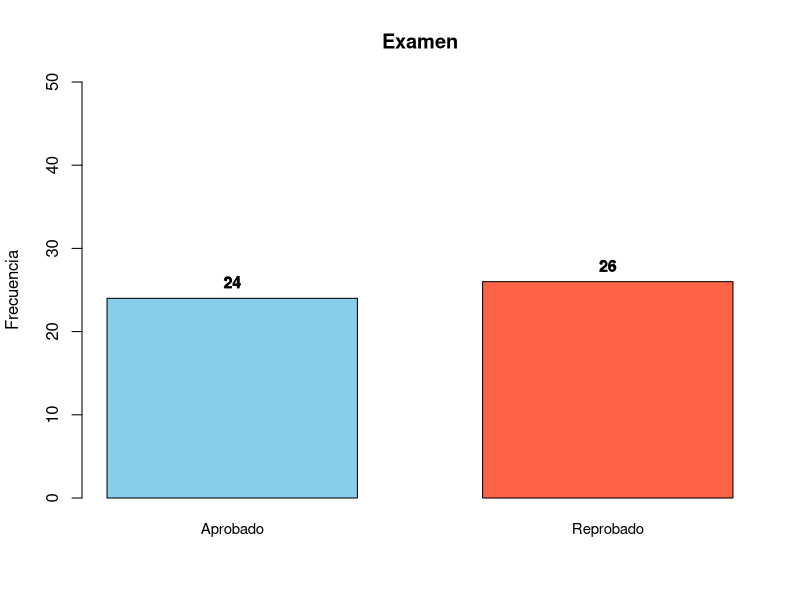
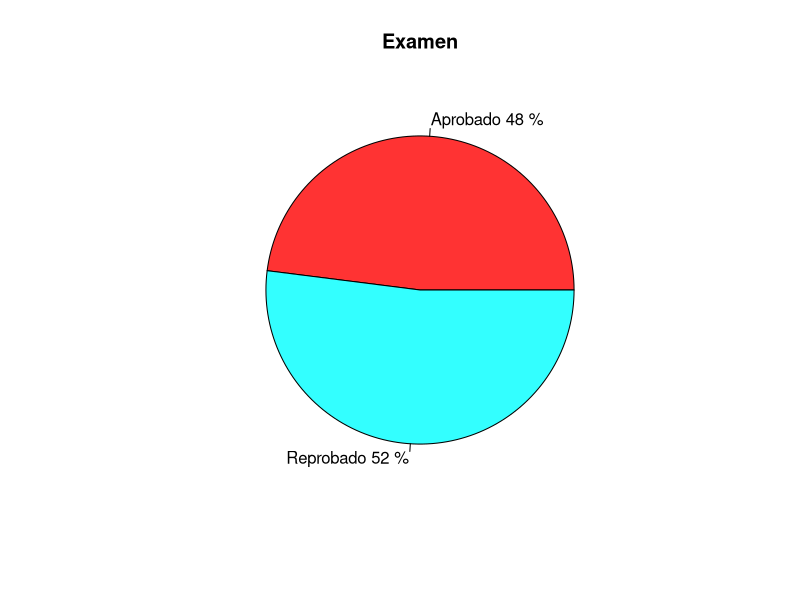

The R script that drew these images, in order:
## ---- chunk 1
knitr::opts_chunk$set(echo = TRUE)
## ---- chunk 2
rm(list = ls())

## ---- chunk 3
Examen <- c("Reprobado", "Aprobado", "Aprobado", "Aprobado", "Aprobado", "Reprobado", "Aprobado", 
"Reprobado", "Reprobado", "Aprobado", "Reprobado", "Reprobado", "Reprobado", "Reprobado",
"Aprobado", "Reprobado", "Reprobado", "Aprobado", "Aprobado", "Reprobado", "Aprobado",
"Aprobado", "Aprobado", "Aprobado", "Reprobado", "Aprobado", "Reprobado", "Aprobado", "Reprobado",
"Reprobado", "Aprobado", "Reprobado", "Aprobado", "Reprobado", "Aprobado", "Reprobado",
"Reprobado", "Aprobado", "Reprobado", "Reprobado", "Reprobado", "Aprobado", "Aprobado",
 "Aprobado", "Aprobado", "Reprobado", "Reprobado", "Reprobado", "Aprobado", "Reprobado")
               
## ---- chunk 4
summary(Examen)
## ---- chunk 5
Examen_ord <- sort(Examen); (Examen_ord)
## ---- chunk 6
table(Examen)                # Frecuencias
prop.table(table(Examen))    # Proporciones
## ---- chunk 7

freq <- table(Examen)
porc <- round(prop.table(freq)*100, 1)
mi_min <- names(freq)[which.min(freq)] 
(mi_min)
mi_max <- names(freq)[which.max(freq)] 
(mi_max)
## ---- chunk 8
bar_colors <- c("skyblue", "tomato")

# Gráfico
bp <- barplot(freq,
              col = bar_colors,
              main = "Examen",
              xlab = "",
              ylab = "Frecuencia",
              ylim = c(0, 50),   # << ahora llega hasta 50
              cex.names = 0.9,
              space = 0.5
)

# Agregar valores encima de cada barra
text(bp, freq, labels = freq, pos = 3, cex = 1, font = 2)
text(bp, freq, labels = freq, pos = 3, cex = 0.9, font = 2)
      
## ---- chunk 9
pie(freq,
    labels = paste(names(freq), porc, "%"),
    col = rainbow(length(freq), 0.8),
    main = "Examen")
